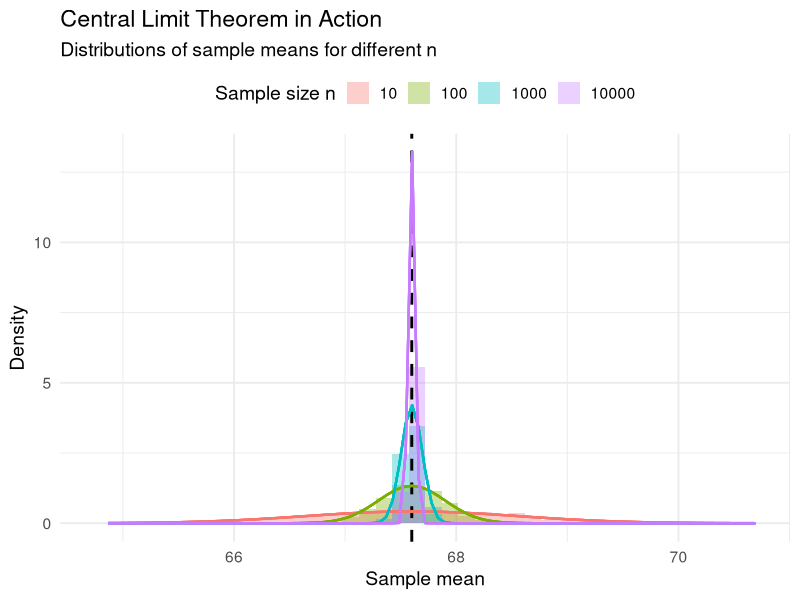
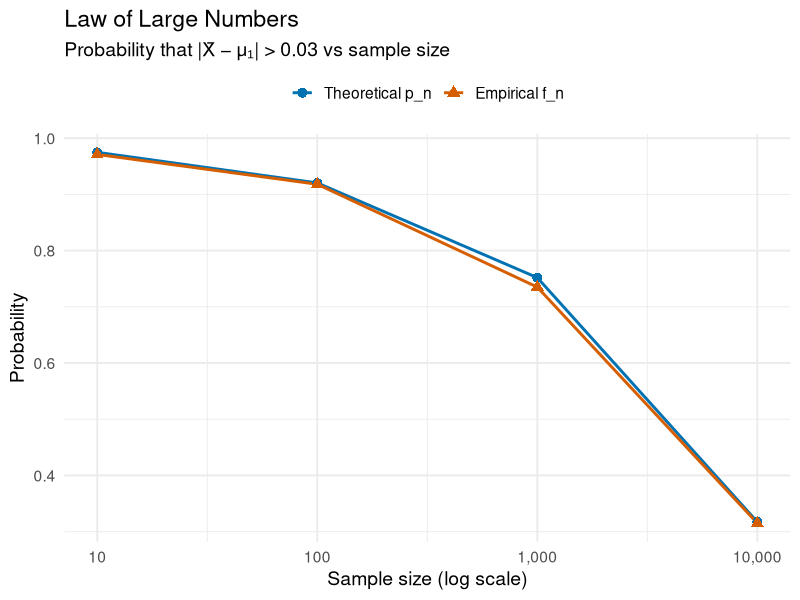

Reproduce these figures in R, in order.
## ---- chunk 1
library(ggplot2)
library(dplyr)
library(tidyr)
library(scales)

# Parameters
set.seed(123)
mu1 <- 67.6
sigma1 <- 3
N <- 1000
sample_sizes <- c(10, 100, 1000, 10000)
threshold <- 0.03
## ---- chunk 2
# Generate sample means for each sample size
sample_means_df <- data.frame()

for (n in sample_sizes) {
  means <- replicate(N, mean(rnorm(n, mu1, sigma1)))
  sample_means_df <- rbind(
    sample_means_df,
    data.frame(sample_mean = means, n = as.factor(n))
  )
}

ggplot(sample_means_df, aes(x = sample_mean, fill = n)) +
  geom_histogram(aes(y = after_stat(density)), bins = 40, alpha = 0.35, position = "identity") +
  geom_vline(xintercept = mu1, color = "black", linetype = "dashed", linewidth = 1) +
  stat_function(
    fun = dnorm,
    args = list(mean = mu1, sd = sigma1 / sqrt(10)),
    color = "#F8766D", linewidth = 0.8, linetype = "solid"
  ) +
  stat_function(
    fun = dnorm,
    args = list(mean = mu1, sd = sigma1 / sqrt(100)),
    color = "#7CAE00", linewidth = 0.8, linetype = "solid"
  ) +
  stat_function(
    fun = dnorm,
    args = list(mean = mu1, sd = sigma1 / sqrt(1000)),
    color = "#00BFC4", linewidth = 0.8, linetype = "solid"
  ) +
  stat_function(
    fun = dnorm,
    args = list(mean = mu1, sd = sigma1 / sqrt(10000)),
    color = "#C77CFF", linewidth = 0.8, linetype = "solid"
  ) +
  labs(
    title = "Central Limit Theorem in Action",
    subtitle = "Distributions of sample means for different n",
    x = "Sample mean",
    y = "Density",
    fill = "Sample size n"
  ) +
  theme_minimal(base_size = 14) +
  theme(legend.position = "top")
## ---- chunk 3

# Calculate theoretical and empirical probabilities using the same sample means
results <- data.frame()

for (n in sample_sizes) {
  means_for_n <- sample_means_df$sample_mean[as.numeric(as.character(sample_means_df$n)) == n]

  # Theoretical probability: P(|X - mu1| > threshold)
  standard_error <- sigma1 / sqrt(n)
  theoretical_p <- 2 * pnorm(mu1 - threshold, mean = mu1, sd = standard_error)

  # Empirical frequency
  empirical_f <- mean(abs(means_for_n - mu1) > threshold)

  results <- rbind(results, data.frame(
    n = n,
    theoretical_p = theoretical_p,
    empirical_f = empirical_f
  ))
}

results_long <- results %>%
  pivot_longer(
    cols = c(theoretical_p, empirical_f),
    names_to = "Type",
    values_to = "Probability"
  ) %>%
  mutate(Type = factor(Type,
    levels = c("theoretical_p", "empirical_f"),
    labels = c("Theoretical p_n", "Empirical f_n")
  ))

ggplot(results_long, aes(x = n, y = Probability, color = Type, shape = Type)) +
  geom_line(linewidth = 1) +
  geom_point(size = 3) +
  scale_x_log10(breaks = sample_sizes, labels = scales::comma) +
  scale_color_manual(values = c("Theoretical p_n" = "#0072B2", "Empirical f_n" = "#D55E00")) +
  scale_shape_manual(values = c("Theoretical p_n" = 16, "Empirical f_n" = 17)) +
  labs(
    title = "Law of Large Numbers",
    subtitle = "Probability that |X̄ − μ₁| > 0.03 vs sample size",
    x = "Sample size (log scale)",
    y = "Probability",
    color = NULL,
    shape = NULL
  ) +
  theme_minimal(base_size = 14) +
  theme(legend.position = "top")

print(results)
